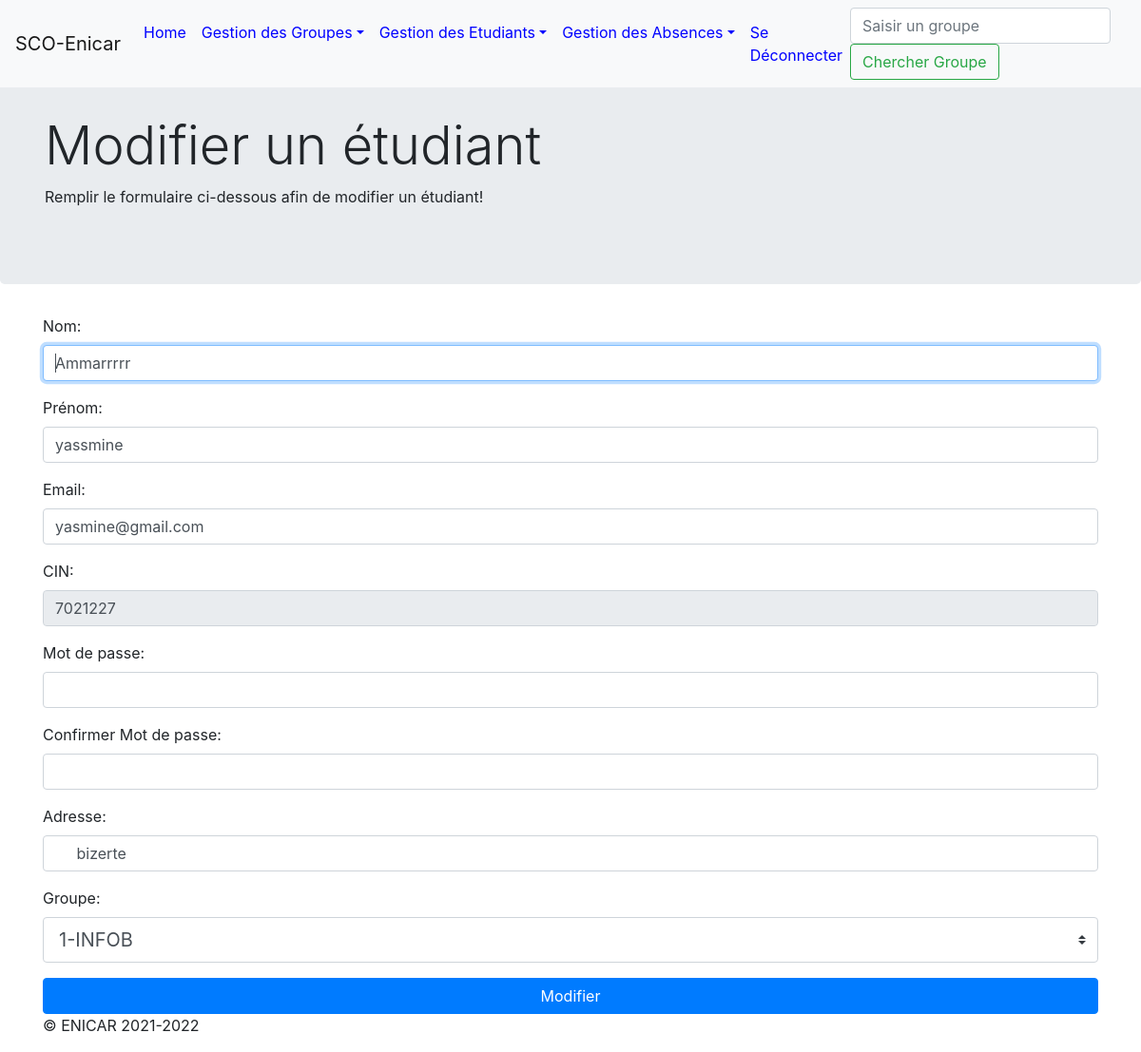
The app's page /etudiant/modifierEtudiant.php?cin=7021227 (signed in) with its own data.
### tables this page shows
CREATE TABLE `etudiant` (
  `cin` int(8) NOT NULL,
  `email` varchar(40) NOT NULL,
  `password` varchar(40) NOT NULL,
  `cpassword` varchar(40) NOT NULL,
  `nom` varchar(20) NOT NULL,
  `prenom` varchar(20) NOT NULL,
  `adresse` text NOT NULL,
  `groupe` int(100) NOT NULL
);

### etudiant/modifierEtudiant.php (the view, shortened to what this page needs)
<?php
if($_SESSION["autoriser"]!="oui"){
   header("location:../connexion/login.php");
   exit();
}
else {
    if (isset($_REQUEST["cin"])){
    $cin=$_REQUEST["cin"];
    include("../connexion/connexion.php");
    $sel=$pdo->prepare("select * from etudiant where cin=? limit 1");
    $sel->execute(array($cin));
    $tab=$sel->fetch();
}
}
?>
<!DOCTYPE html>
<html lang="en">
    <head>
        <link href="../assets/dist/css/bootstrap.min.css" rel="stylesheet">
        <link href="../assets/jumbotron.css" rel="stylesheet">
    </head>
    <body>
       <?php require_once("../header.php"); ?>
        <main role="main">
            <div class="jumbotron">
                <div class="container">
                    <h1 class="display-4">Modifier un étudiant</h1>
                    <p>Remplir le formulaire ci-dessous afin de modifier un étudiant!</p>
                </div>
            </div>
            <div class="container">
                <form id="myform" method="post" action="modifier.php">
                    <div class="form-group">
                        <label for="nom">Nom:</label><br>
                        <input type="text" id="nom" name="nom" value="<?=$tab["nom"]?>" class="form-control" required autofocus>
                    </div>
                    <div class="form-group">
                        <label for="prenom">Prénom:</label><br>
                        <input type="text" id="prenom" name="prenom" value="<?=$tab["prenom"]?>" class="form-control" required>
                    </div>
                    <div class="form-group">
                        <label for="email">Email:</label><br>
                        <input type="email" id="email" name="email" value="<?=$tab["email"]?>" class="form-control" required>
                    </div>
                    <div class="form-group">
                        <label for="cin">CIN:</label><br>
                        <input readonly="readonly" type="text" id="cin" name="cin" class="form-control" value="<?=$tab["cin"]?>"required pattern="[0-9]{8}"
                            title="8 chiffres" />
                    </div>
                    <div class="form-group">
                        <label for="pwd">Mot de passe:</label><br>
                        <input type="password" id="pwd" name="pwd" class="form-control" required
                            pattern="[a-zA-Z0-9]{8,}" title="Au moins 8 lettres et nombres" />
                    </div>
                    <div class="form-group">
                        <label for="cpwd">Confirmer Mot de passe:</label><br>
                        <input type="password" id="cpwd" name="cpwd" class="form-control" required />
                    </div>
                      <div class="form-group">
                        <label for="adresse">Adresse:</label><br>
                        <input id="adresse" name="adresse" value="<?=$tab["adresse"]?>" rows="10" cols="30" class="form-control" required>
                     </div>
                    <div class="form-group">
                    <label for="classe">Groupe:</label><br>
<select id="classe" name="id"  class="custom-select custom-select-sm custom-select-lg">
                    <?php
                    include("../connexion/connexion.php");
  $req="SELECT * FROM groupe";
  $reponse = $pdo->query($req);
  $tab=$reponse->fetchAll();
  if(count($tab)>0){
   foreach($tab as $value){
?>
    <option value="<?=$value["id"]?>"><?php echo $value["annee"]."-".$value["filiere"].$value["classe"];?></option>
    <?php
   }
   }
   ?>
   </select>
      </div>
                    <button type="submit" class="btn btn-primary btn-block">Modifier</button>
                </form>
            </div>
        </main>
        <footer class="container">
            <p>&copy; ENICAR 2021-2022</p>
        </footer>
    </body>
</html>

### records on screen
etudiant: nom "Ammarrrrr", prenom "yassmine", email "yasmine@gmail.com", cin "7021227", adresse "bizerte"

### other values on screen
form field id "1-INFOB"
